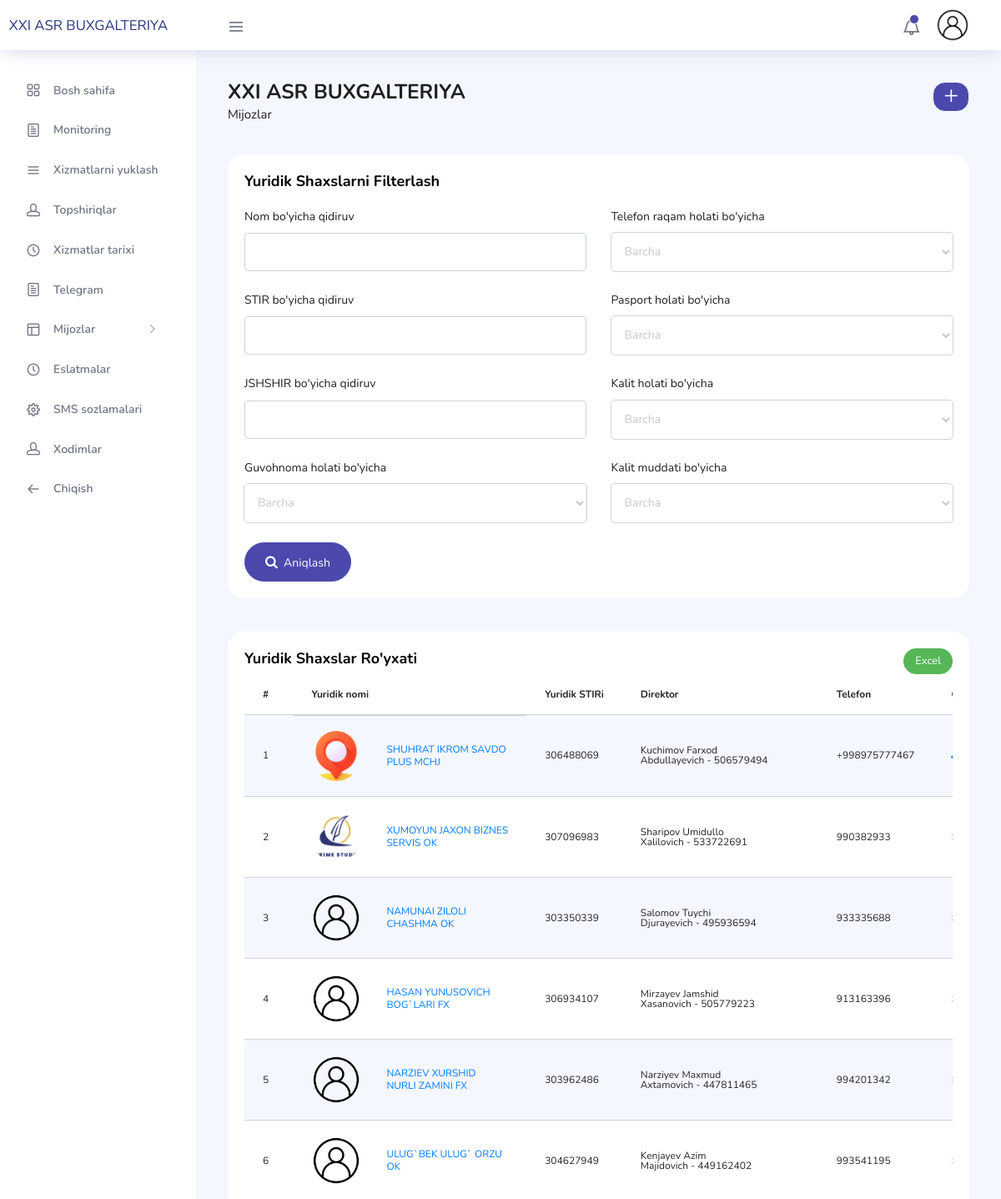
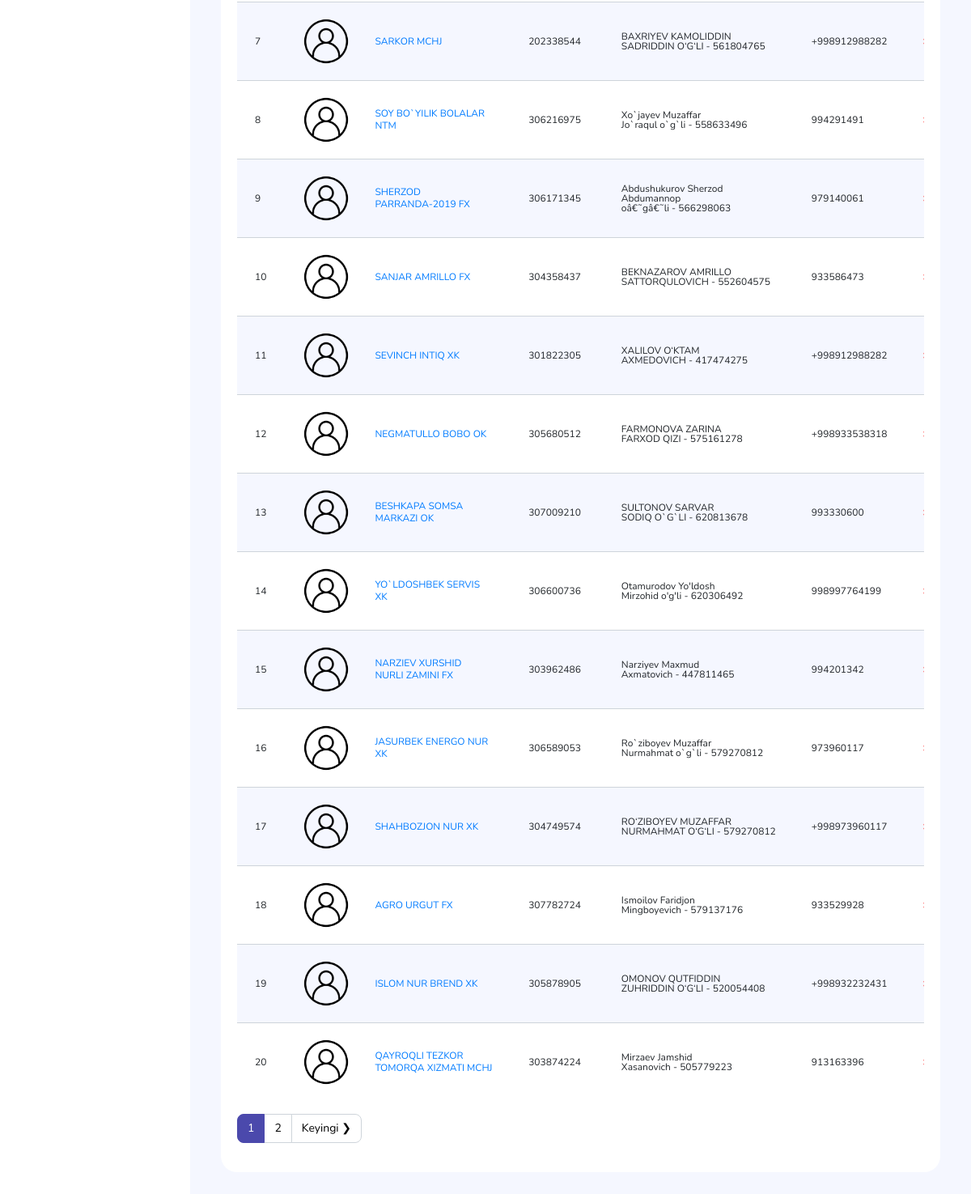
/yuridik/ (signed in), run on the app's committed database (2 pictures, top to bottom).
### base/models.py (models this page shows, shortened)
class Profile(models.Model):
    id = models.UUIDField(default=uuid.uuid4, unique=True, primary_key=True, editable=False)
    user = models.ForeignKey(User, on_delete=models.CASCADE)
    name = models.CharField(max_length=255, null=True, blank=True)
    picture = models.ImageField(null=True, blank=True, default='static/profile/user-default.jpg', upload_to='static/profile/')
    phone = models.CharField(max_length=100, null=True, blank=True)
    ADMIN_CHOICES = (
        ('user', 'Oddiy foydalanuvchi'),
        ('superuser', 'Nazoratchi'),
        ('admin', 'Admin')
    )
    status = models.CharField(choices=ADMIN_CHOICES, max_length=200)
    OFFICE_CHOICES = (
        ('1', 'XXI ASR BUXGALTERIYA'),
        ('2', 'XXI ASR KOMPYUTER XIZMATLARI'),
        ('3', 'XXI ASR BUXGALTERIYA XIZMATLARI MARKAZI'),
    )
    office = models.CharField(choices=OFFICE_CHOICES, max_length=200)
    password = models.CharField(max_length=300)

class Client(models.Model):
    picture = models.ImageField(null=True, blank=True, default="static/profile/user-default.jpg", upload_to="static/profile/")
    name = models.CharField(max_length=255)
    tin = models.CharField(max_length=255, null=True, blank=True)
    TYPE_CHOICES = (
        ('ytt','YaTT'),
        ('yuridik','Yuridik shaxs'),
        ('jismoniy','Jismoniy shaxs'),
        ('tanirovka','Tanirovka'),
        ('auction','Auksion'),
        ('teacher',"O'qituvchi"),
    )
    type = models.CharField(choices=TYPE_CHOICES, max_length=255)
    SUB_CHOICES = (
        ('aylanma', 'Aylanma'),
        ('oddiy', 'Oddiy'),
    )
    sub_type = models.CharField(choices=SUB_CHOICES, max_length=255, null=True, blank=True)
    gov_login = models.CharField(max_length=255, null=True, blank=True)
    gov_password = models.CharField(max_length=255, null=True, blank=True)
    jshshir = models.CharField(max_length=255, null=True, blank=True)
    guvohnoma_file = models.FileField(null=True, blank=True, upload_to="static/guvohnoma/")
    guvohnoma_exp = models.DateField(null=True, blank=True)
    director = models.CharField(max_length=255, null=True, blank=True)
    director_tin = models.CharField(max_length=255, null=True, blank=True)
    school = models.CharField(max_length=255, null=True, blank=True)
    work_as = models.CharField(max_length=255, null=True, blank=True)
    phone1 = models.CharField(max_length=255, null=True, blank=True)
    phone2 = models.CharField(max_length=255, null=True, blank=True)
    phone3 = models.CharField(max_length=255, null=True, blank=True)
    telegram = models.CharField(max_length=255, null=True, blank=True)
    address = models.CharField(max_length=255, null=True, blank=True)
    key = models.FileField(upload_to='static/keys', null=True, blank=True)
    key_exp = models.DateField(null=True, blank=True)
    passport = models.FileField(null=True, blank=True, upload_to="static/passport/")
    owner = models.CharField(max_length=255, null=True, blank=True)
    tex_number = models.CharField(max_length=255, null=True, blank=True)
    text_series = models.CharField(max_length=255, null=True, blank=True)
    given_date = models.DateField(null=True, blank=True)
    expiry_date = models.DateField(null=True, blank=True)
    ustav = models.FileField(null=True, blank=True, upload_to="static/ustav/")
    selfy = models.FileField(null=True, blank=True, upload_to="static/selfy/")
    ruxsatnoma = models.FileField(null=True, blank=True, upload_to="static/ruxsatnoma/")
    texpas = models.FileField(null=True, blank=True, upload_to="static/texpas/")
    order1 = models.CharField(max_length=255, null=True, blank=True)
    order2 = models.CharField(max_length=255, null=True, blank=True)
    order3 = models.CharField(max_length=255, null=True, blank=True)
    auc_login = models.CharField(max_length=255, null=True, blank=True)
    auc_password = models.CharField(max_length=255, null=True, blank=True)
    @property
    def is_key_expired(self):
        if self.key_exp:
            dates = datetime.datetime.strptime(str(self.key_exp), "%Y-%m-%d").date()
            today = datetime.date.today()
            subs =  dates -today
            if subs.days >=1 and subs.days <=10:
                return 'in_ten_days'
            elif subs.days >10 and subs.days <=30:
                return 'in_a_month'
            elif subs.days > 30:
                return 'active'
            else:
                return 'inactive'
        else:
            return 'not_found'

### base/views.py (the view, shortened to what this page needs)
# urls.py: path("yuridik/", YuridikPage, name='yuridik'),
@login_required(login_url='login')
def YuridikPage(request):
    profile = Profile.objects.get(user = request.user)
    clients = Client.objects.filter(type='yuridik')
    if "page" in request.GET:
        page = request.GET['page']
    else:
        page = 1
    pagType = True
    result = 20
    paginator = Paginator(clients, result)
    try:
        clients = paginator.page(page)
    except PageNotAnInteger:
        page=1
        clients = paginator.page(page)
    except:
        page = paginator.num_pages
        clients = paginator.page(page)
    leftIndex = int(page)-1
    if leftIndex < 1:
        leftIndex = 1
    rightIndex = (int(page)+2)
    if rightIndex > paginator.num_pages:
        rightIndex = paginator.num_pages+1
    page_range = range(leftIndex, rightIndex)
    key_access = Access.objects.get(name="key")
    if profile in key_access.user.all():
        access = True
    else:
        access = False
    context = {'clients':clients, 'page_range':page_range, 'paginator':paginator, 'pagType':pagType, 'access':access, 'profile':profile}
    return render(request, 'base/yuridik.html', context)

### base/templates/base/yuridik.html (shortened to what this page needs)
{% extends 'main.html' %}
{% load static %}
{% block content %}
<div class="main-panel">
  <div class="content-wrapper">
    <div class="row">
      <div class="col-md-12 grid-margin">
        <div class="row">
          <div class="col-12 col-xl-8 mb-4 mb-xl-0">
            <h3 class="font-weight-bold">XXI ASR BUXGALTERIYA</h3>
            <h6 class="font-weight-normal mb-0">Mijozlar</span></h6>
          </div>
          <div class="col-12 col-xl-4">
           <div class="justify-content-end d-flex">
            <div class="dropdown flex-md-grow-1 flex-xl-grow-0">
              <a href="{% url 'create-client'%}?type=yuridik">
                <button class="btn btn-sm btn-light bg-primary" type="button">
                  <i class="ti ti-plus font-weight-bold text-white"></i>
                </button>
              </a>
            </div>
           </div>
          </div>
        </div>
      </div>
    </div>
    <div class="row">
      <div class="col-md-12 grid-margin strech-card">
        <div class="card">
          <div class="card-body">
            <div class="card-title">
              Yuridik shaxslarni filterlash
            </div>
            <form action="{% url 'yuridik' %}?filter" method="get">
              <div class="row">
                <div class="col-sm-6">
                  <div class="form-group">
                    <label for="">Nom bo'yicha qidiruv</label>
                    <input type="text" name="name" class="form-control">
                  </div>
                  <div class="form-group">
                    <label for="">STIR bo'yicha qidiruv</label>
                    <input type="text" name="stir" class="form-control">
                  </div>
                  <div class="form-group">
                    <label for="">JSHSHIR bo'yicha qidiruv</label>
                    <input type="text" name="tin" class="form-control">
                  </div>
                  <div class="form-group">
                    <label for="">Guvohnoma holati bo'yicha</label>
                    <select name="certificate" class="form-control">
                      <option value="">Barcha</option>
                    </select>
                  </div>
                </div>
                <div class="col-sm-6">
                  <div class="form-group">
                    <label for="">Telefon raqam holati bo'yicha</label>
                    <select name="phone" class="form-control">
                      <option value="">Barcha</option>
                    </select>
                  </div>
                  <div class="form-group">
                    <label for="">Pasport holati bo'yicha</label>
                    <select name="passport" class="form-control">
                      <option value="">Barcha</option>
                    </select>
                  </div>
                  <div class="form-group">
                    <label for="">Kalit holati bo'yicha</label>
                    <select name="key" class="form-control">
                      <option value="">Barcha</option>
                    </select>
                  </div>
                  <div class="form-group">
                    <label for="">Kalit muddati bo'yicha</label>
                    <select name="key_expiry" class="form-control">
                      <option value="">Barcha</option>
                    </select>
                  </div>
                </div>
              </div>
              <button type="submit" class="btn btn-rounded btn-primary"><i class="fa fa-search"></i>  Aniqlash</button>
            </form>
          </div>
        </div>
      </div>
    </div>
    <div class="row">
      <div class="col-md-12 grid-margin stretch-card">
        <div class="card">
          <div class="card-body">
            <div class="card-title"><div class="float-left">Yuridik shaxslar ro'yxati</div>
            <div class="float-right">
                <button class="btn btn-sm btn-success" id="export_button">Excel</button>
            </div>
            </div>
            <div class="table-responsive">
               <table class="table table-striped ytt" id="tasks" >
                   <thead>
                       <tr>
                           <th >#</th>
                           <th >Yuridik nomi</th>
                           <th>Yuridik STIRi</th>
                           <th>Direktor</th>
                           <th>Telefon</th>
                           <th>Guvohnoma</th>
                       </tr>
                   </thead>
                   <tbody>
                     {% for client in clients %}
                       <tr>
                           <td>{{ forloop.counter }}</td>
                           <td  style="display: flex; align-items: center ;">
                             {% if client.picture %}
                              <div class="profile-pics">
                                <img style="width: 100%; height: 100%; border-radius: 0; transition: all 1s;" src="/app{{client.picture.url}}" alt="">
                              </div>
                              <div class="img-text" style="line-height: 15px; padding-left: 15px;"><a href="{% url 'client' client.id %}">{{ client.name|wordwrap:"20"|linebreaksbr }}</a></div>
                              {% else %}
                                <div class="profile-pics">
                                  <img style="width: 100%; height: 100%; border-radius: 0; transition: all 1s;" src="{% static 'profile/profile-default.jpg' %}" alt="">
                                </div>
                                <div class="img-text" style="line-height: 15px; padding-left: 15px;"><a href="{% url 'client' client.id %}">{{ client.name|wordwrap:"20"|linebreaksbr }}</a></div>
                              {% endif %}
                            </td>
                           <td>{{ client.tin }}</td>
                           <td>{{ client.director|wordwrap:"20"|linebreaksbr }} - {{ client.director_tin }}</td>
                           <td>{{ client.phone1|wordwrap:"15"|linebreaksbr }}</td>
                           <td>
                            </td>
                       </tr>
                       {% endfor %}
                   </tbody>
               </table>
           </div>
           {% if pagType %}
          <nav aria-label="Page navigation example">
            <ul class="pagination mt-3">
              {% for page in page_range %}
              {% if page == clients.number %}
              <li class="page-item active"><a class="page-link" href="?page={{page}}">{{page}}</a></li>
              {% else %}
              <li class="page-item"><a class="page-link" href="?page={{page}}">{{page}}</a></li>
              {% endif %}
              {% endfor %}
              {% if clients.has_next %}
              <li class="page-item"><a class="page-link" href="?page={{clients.next_page_number}}">Keyingi &#10095</a></li>
              {% endif %}
            </ul>
          </nav>
          {% endif %}
          </div>
        </div>
      </div>
    </div>
  </div>
</div>
{% endblock content %}

### templates/main.html (shortened to what this page needs)
{% load static %}
<!DOCTYPE html>
<html lang="en">
<head>
  <link rel="stylesheet" href="https://cdnjs.cloudflare.com/ajax/libs/font-awesome/4.7.0/css/font-awesome.min.css">
  <link rel="stylesheet" href="{% static 'vendors/feather/feather.css' %}">
  <link rel="stylesheet" href="{% static 'vendors/ti-icons/css/themify-icons.css' %}">
  <link rel="stylesheet" href="{% static 'vendors/css/vendor.bundle.base.css' %}">
  <link rel="stylesheet" href="{% static 'vendors/select2/select2.min.css' %}">
  <link rel="stylesheet" href="{% static 'vendors/select2-bootstrap-theme/select2-bootstrap.min.css' %}">
  <link rel="stylesheet" href="{% static 'vendors/datatables.net-bs4/dataTables.bootstrap4.css' %}">
  <link rel="stylesheet" href="{% static 'vendors/ti-icons/css/themify-icons.css' %}">
  <link rel="stylesheet" type="text/css" href="{% static 'js/select.dataTables.min.css' %}">
  <link rel="stylesheet" href="{% static 'css/vertical-layout-light/style.css' %}">
 </head>
<body>
  <div class="container-scroller">
    <nav class="navbar col-lg-12 col-12 p-0 fixed-top d-flex flex-row">
      <div class="text-center navbar-brand-wrapper d-flex align-items-center justify-content-center">
        <a class="navbar-brand brand-logo mr-5" href="{% url 'home' %}"><div class="lo-text" style="font-size: 70%; margin-left: 25px;">XXI ASR BUXGALTERIYA</div></a>
      </div>
      <div class="navbar-menu-wrapper d-flex align-items-center justify-content-end">
        <button class="navbar-toggler navbar-toggler align-self-center" type="button" data-toggle="minimize">
          <span class="icon-menu"></span>
        </button>
        <ul class="navbar-nav navbar-nav-right">
          <li class="nav-item dropdown">
            <a class="nav-link count-indicator dropdown-toggle" id="notificationDropdown" href="#" data-toggle="dropdown">
              <i class="icon-bell mx-0"></i>
              <span class="count"></span>
            </a>
          </li>
          <li class="nav-item nav-profile dropdown">
            <a class="nav-link dropdown-toggle" href="#" data-toggle="dropdown" id="profileDropdown">
              <img src="/app{{ profile.picture.url }}" alt="profile"/>
            </a>
          </li>
        </ul>
      </div>
    </nav>
    <div class="container-fluid page-body-wrapper">
     {% include 'sidebar.html' %}
     {% block content %}
     {% endblock content %}
    </div>
  </div>
</body>
</html>

### templates/main.html (style rules this page uses)
.ytt thead tr th { font-size: 12px !important; }
.ytt tbody tr td { font-size: 12px !important; }
.profile-pics { float: left; width: 60px; height: 60px; overflow: hidden; border-radius: 150px; margin-right: 15px; }
.img-text { width: fit-content; }

### base/templates/base/yuridik.html (style rules this page uses)
.ytt thead tr th { font-size: 12px !important; }
.ytt tbody tr td { font-size: 12px !important; }
.profile-pics { float: left; width: 60px; height: 60px; overflow: hidden; border-radius: 150px; margin-right: 15px; }
.img-text { width: fit-content; }

### data on the page
Profile: picture (placeholder picture)
Client: picture (picture), name "SHUHRAT IKROM SAVDO PLUS MCHJ", tin "306488069", director "Kuchimov Farxod Abdullayevich", director_tin "506579494", phone1 "+998975777467"
Client: picture (picture), name "XUMOYUN JAXON BIZNES SERVIS OK", tin "307096983", director "Sharipov Umidullo Xalilovich", director_tin "533722691", phone1 "990382933"
Client: name "NAMUNAI ZILOLI CHASHMA OK", tin "303350339", director "Salomov Tuychi Djurayevich", director_tin "495936594", phone1 "933335688"
Client: name "HASAN YUNUSOVICH BOG`LARI FX", tin "306934107", director "Mirzayev Jamshid Xasanovich", director_tin "505779223", phone1 "913163396"
Client: name "NARZIEV XURSHID NURLI ZAMINI FX", tin "303962486", director "Narziyev Maxmud Axtamovich", director_tin "447811465", phone1 "994201342"
Client: name "ULUG`BEK ULUG` ORZU OK", tin "304627949", director "Kenjayev Azim Majidovich", director_tin "449162402", phone1 "993541195"
Client: name "SARKOR MCHJ", tin "202338544", director "BAXRIYEV KAMOLIDDIN SADRIDDIN O‘G‘LI", director_tin "561804765", phone1 "+998912988282"
Client: name "SOY BO`YILIK BOLALAR NTM", tin "306216975", director "Xo`jayev Muzaffar Jo`raqul o`g`li", director_tin "558633496", phone1 "994291491"
Client: name "SHERZOD PARRANDA-2019 FX", tin "306171345", director "Abdushukurov Sherzod Abdumannop oâ€˜gâ€˜li", director_tin "566298063", phone1 "979140061"
Client: name "SANJAR AMRILLO FX", tin "304358437", director "BEKNAZAROV AMRILLO SATTORQULOVICH", director_tin "552604575", phone1 "933586473"
Client: name "SEVINCH INTIQ XK", tin "301822305", director "XALILOV O‘KTAM AXMEDOVICH", director_tin "417474275", phone1 "+998912988282"
Client: name "NEGMATULLO BOBO OK", tin "305680512", director "FARMONOVA ZARINA FARXOD QIZI", director_tin "575161278", phone1 "+998933538318"
Client: name "BESHKAPA SOMSA MARKAZI OK", tin "307009210", director "SULTONOV SARVAR SODIQ O`G`LI", director_tin "620813678", phone1 "993330600"
Client: name "YO`LDOSHBEK SERVIS XK", tin "306600736", director "Otamurodov Yo'ldosh Mirzohid o'g'li", director_tin "620306492", phone1 "998997764199"
Client: name "NARZIEV XURSHID NURLI ZAMINI FX", tin "303962486", director "Narziyev Maxmud Axmatovich", director_tin "447811465", phone1 "994201342"
Client: name "JASURBEK ENERGO NUR XK", tin "306589053", director "Ro`ziboyev Muzaffar Nurmahmat o`g`li", director_tin "579270812", phone1 "973960117"
Client: name "SHAHBOZJON NUR XK", tin "304749574", director "RO‘ZIBOYEV MUZAFFAR NURMAHMAT O‘G‘LI", director_tin "579270812", phone1 "+998973960117"
Client: name "AGRO URGUT FX", tin "307782724", director "Ismoilov Faridjon Mingboyevich", director_tin "579137176", phone1 "933529928"
Client: name "ISLOM NUR BREND XK", tin "305878905", director "OMONOV QUTFIDDIN ZUHRIDDIN O‘G‘LI", director_tin "520054408", phone1 "+998932232431"
Client: name "QAYROQLI TEZKOR TOMORQA XIZMATI MCHJ", tin "303874224", director "Mirzaev Jamshid Xasanovich", director_tin "505779223", phone1 "913163396"

### other printed values
{{ page }} "1"
{{ page }} "2"
